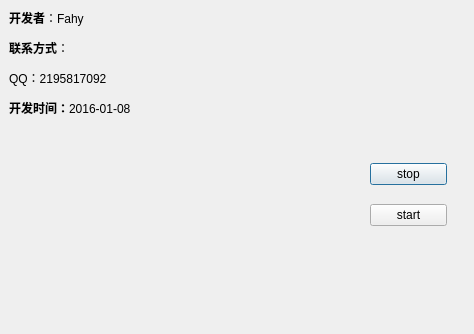
<?xml version="1.0" encoding="UTF-8"?>
<ui version="4.0">
 <class>about</class>
 <widget class="QDialog" name="about">
  <property name="geometry">
   <rect>
    <x>0</x>
    <y>0</y>
    <width>474</width>
    <height>334</height>
   </rect>
  </property>
  <property name="windowTitle">
   <string>Dialog</string>
  </property>
  <property name="windowIcon">
   <iconset resource="icon.qrc">
    <normaloff>:/new/icon/icon/write.png</normaloff>:/new/icon/icon/write.png</iconset>
  </property>
  <widget class="QLabel" name="label">
   <property name="geometry">
    <rect>
     <x>9</x>
     <y>9</y>
     <width>266</width>
     <height>118</height>
    </rect>
   </property>
   <property name="text">
    <string>&lt;html&gt;&lt;head/&gt;&lt;body&gt;&lt;p&gt;&lt;span style=&quot; font-weight:600;&quot;&gt;开发者&lt;/span&gt;：Fahy&lt;/p&gt;&lt;p&gt;&lt;span style=&quot; font-weight:600;&quot;&gt;联系方式&lt;/span&gt;：&lt;/p&gt;&lt;p&gt;    QQ：2195817092&lt;/p&gt;&lt;p&gt;&lt;span style=&quot; font-weight:600;&quot;&gt;开发时间：&lt;/span&gt;2016-01-08&lt;/p&gt;&lt;p&gt;&lt;span style=&quot; font-weight:600;&quot;&gt;备注&lt;/span&gt;：开发自用，源码公开，有需要，请联系作者&lt;/p&gt;&lt;/body&gt;&lt;/html&gt;</string>
   </property>
  </widget>
  <widget class="QLabel" name="movieLabel">
   <property name="geometry">
    <rect>
     <x>10</x>
     <y>130</y>
     <width>331</width>
     <height>201</height>
    </rect>
   </property>
   <property name="text">
    <string/>
   </property>
  </widget>
  <widget class="QWidget" name="layoutWidget">
   <property name="geometry">
    <rect>
     <x>370</x>
     <y>150</y>
     <width>77</width>
     <height>91</height>
    </rect>
   </property>
   <layout class="QVBoxLayout" name="verticalLayout">
    <item>
     <widget class="QPushButton" name="stopPushButton">
      <property name="text">
       <string>stop</string>
      </property>
     </widget>
    </item>
    <item>
     <widget class="QPushButton" name="startPushButton">
      <property name="text">
       <string>start</string>
      </property>
     </widget>
    </item>
   </layout>
  </widget>
  <zorder>layoutWidget</zorder>
  <zorder>label</zorder>
  <zorder>movieLabel</zorder>
 </widget>
 <resources>
  <include location="icon.qrc"/>
 </resources>
 <connections/>
</ui>
